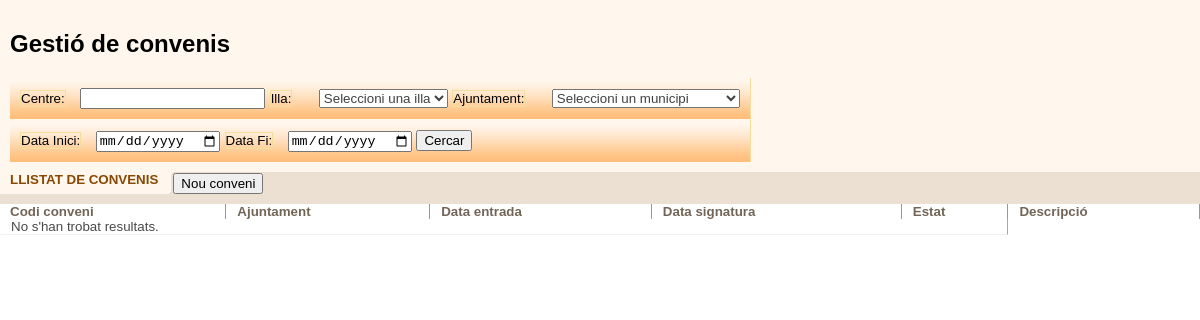
Before: /conveni/conveniListFiltro.php with the older database file.
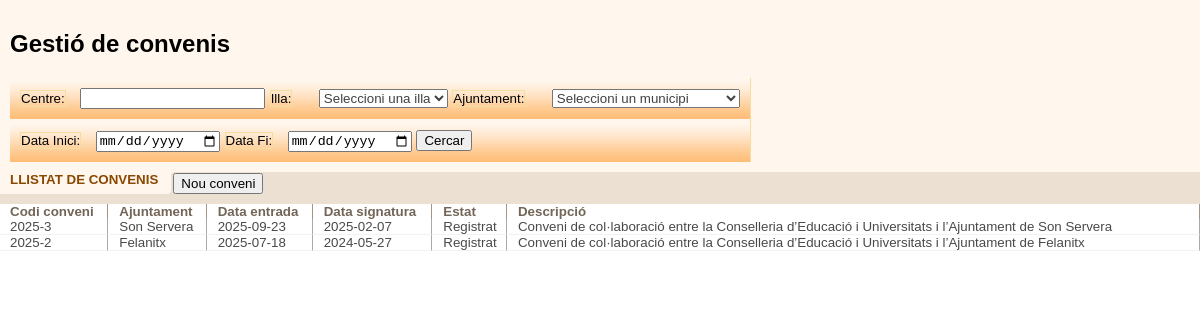
After: the same page with the newer database file.
### tables this page shows
CREATE TABLE `conveni` (
  `id` int(11) NOT NULL,
  `codi` varchar(50) DEFAULT NULL,
  `descripcio` varchar(255) NOT NULL,
  `ajuntament_id` int(11) NOT NULL,
  `estat_conveni_id` int(11) NOT NULL,
  `data_signatura` date DEFAULT NULL,
  `data_inici` date DEFAULT curdate(),
  `data_pagament` date DEFAULT NULL,
  `pressupost` decimal(12,2) DEFAULT NULL,
  `observacions` varchar(2000) NOT NULL
);

CREATE TABLE `municipi` (
  `id` int(11) NOT NULL,
  `nom` varchar(255) NOT NULL,
  `illa_id` int(11) NOT NULL
);

CREATE TABLE `estat_conveni` (
  `id` int(11) NOT NULL,
  `nom` varchar(100) NOT NULL
);

### conveni/conveniListFiltro.php (the view, shortened to what this page needs)
<!DOCTYPE html>
<?php
    include '../connectarBD.php';
    $centreFiltro = isset($_POST['centre_filtro'])? $_POST['centre_filtro']: '';
    $dataIniciFiltro = isset($_POST['data_inici_filtro'])? $_POST['data_inici_filtro']: '';
    $dataFiFiltro = isset($_POST['data_fi_filtro'])? $_POST['data_fi_filtro']: '';
    $sql = "SELECT
                conv.id,
                conv.codi,
                conv.descripcio,
                conv.pressupost,
                conv.estat_conveni_id,
                conv.data_inici,
                conv.data_pagament,
                conv.data_signatura,
                conv.ajuntament_id,
                i.nom AS nom_illa,
                m.nom AS nom_municipi,
                e.nom AS nom_estat
            FROM conveni conv
                JOIN municipi m ON conv.ajuntament_id = m.id
                JOIN illa i ON m.illa_id = i.id
                JOIN estat_conveni e ON conv.estat_conveni_id = e.id
            WHERE 1 = 1
            ";
$sql.= " ORDER BY conv.codi DESC;";
    $result_convenis = $connexio->query($sql);
?>
<html>
<head>
    <link rel="stylesheet" href="../css/estilos.css" type="text/css" />
</head>
<body class="contenido" onload="ocultarFondoPrincipal();">
    <div class="contenedorFiltro">
	    <h2>Gestió de convenis</h2>
        <form method="POST" action="conveniListFiltro.php">
            <table cellpadding="0" cellspacing="0" class="cajaFiltro">
                <tr>
                    <td class="contenedorCamposFiltro">
                        <div class="filtro">
                            <label for="centre_filtro" class="formularioFiltro">Centre:</label>
                            <input type="text" name="centre_filtro" value="<?= htmlspecialchars($centreFiltro) ?>">
                            <label for="illa_filtro" class="formularioFiltro">Illa:</label>
                            <select id="illa_filtro" name="illa_filtro" class="campoFicha_Blanca">
                                <option value="">Seleccioni una illa</option>
                            </select>
                            <label for="municipi_filtro" class="formularioFiltro">Ajuntament:</label>
                            <select id="municipi_filtro" name="municipi_filtro" class="campoFicha_Blanca">
                                <option value="">Seleccioni un municipi</option>
                            </select>
                        </div>
                    </td>
                </tr>
                <tr>
                    <td class="contenedorCamposFiltro">
                        <div class="filtro">
                            <label for="data_inici_filtro" class="formularioFiltro">Data Inici:</label>
                            <input type="date" name="data_inici_filtro" value="<?= htmlspecialchars($dataIniciFiltro) ?>">
                            <label for="data_fi_filtro" class="formularioFiltro">Data Fi:</label>
                            <input type="date" name="data_fi_filtro" value="<?= htmlspecialchars($dataFiFiltro) ?>">
                            <button type="submit" class="boton">Cercar</button>
                        </div>
				    </td>
			    </tr>
            </table>
        </form>
    </div>
    <ul class="botoneraListado">
        <li class="tituloListado">LLISTAT DE CONVENIS</li>
        <li class="fondoBotoneraListado">
            <input type="button" class="boton" value="Nou conveni" onclick="location.href='conveniForm.php';">
        </li>
    </ul>
    <div class="espacioMarronClaro"></div>
    <div id="cuerpo" class="scroll_total">
        <table class="listado" cellpadding="0" cellspacing="0" width="100%">
            <thead>
                <tr>
                    <th class="campoCabeceraListadoInicial">Codi conveni</th>
                    <th class="campoCabeceraListado">Ajuntament</th>
                    <th class="campoCabeceraListado">Data entrada</th>
                    <th class="campoCabeceraListado">Data signatura</th>
                    <th class="campoCabeceraListado">Estat</th>
                    <th class="campoCabeceraListado">Descripció</th>
                </tr>
            </thead>
            <tbody>
                <?php
                if ($result_convenis->num_rows > 0) {
                    while ($row = $result_convenis->fetch_assoc()) {
                        echo "<tr onclick=\"window.location.href='conveniForm.php?id=". $row["id"]. "'\">";
                        echo "<td class='campoListadoInicial'>". $row["codi"]. "</td>";
                        echo "<td class='campoListado'>". $row["nom_municipi"]. "</td>";
                        echo "<td class='campoListado'>". $row["data_inici"]. "</td>";
                        echo "<td class='campoListado'>". $row["data_signatura"]. "</td>";
                        echo "<td class='campoListado'>". $row["nom_estat"]. "</td>";
                        echo "<td class='campoListado'>". $row["descripcio"]. "</td>";
                        echo "</a></tr>";
                    }
                } else {
                    echo "<tr><td class='campoListado' colspan='5'>No s'han trobat resultats.</td></tr>";
                }
              ?>
            </tbody>
        </table>
    </div>
</body>
</html>

### css/estilos.css (style rules this page uses)
body.contenido { margin:0px; font-family:arial; background-color:transparent; }
.boton { font-size:10pt; margin:1px 0px 0px 0px; }
.espacioMarronClaro { background-color:#ece0d3; height:10px; width:100%; clear:both; }
.contenedorFiltro { background-color:#fff7ee; padding:10px; margin:0px; clear:both; }
.filtro { background:#FFF7EE url(../imagenes/fondoFiltro.gif) repeat-x bottom; border:1px solid #F4DE9F; border-top:0px; border-left:0px; padding:10px; border-bottom: 0px; margin: 0px; }
.cajaFiltro { clear:both; }
.contenedorCamposFiltro { background-color:#fff7ee; }
.botoneraListado { list-style:none; margin:0px; padding:0px; width:100%; height:22px; background-color:#ece0d3; }
.tituloListado { font-size:10pt; font-weight:bold; white-space:nowrap; color:#8a4700; padding:0px 15px 0px 10px; background:#FFF7EE url(../imagenes/remateRightTituloListado.gif) no-repeat right; float:left; height:22px; }
.fondoBotoneraListado { background-color:#ece0d3; float:left; height:22px; margin:0px auto; }
.listado { clear:both; background-color:#ffffff; margin:0px; padding:0px; }
.campoCabeceraListadoInicial { font-size:10pt; color:#726557; border-right:1px solid #A59585; padding:0px 0px 0px 10px; text-align:left; }
.campoCabeceraListado { font-size:10pt; color:#726557; border-right:1px solid #A59585; border-left:1px solid #ffffff; padding:0px 0px 0px 10px; text-align:left; }
.campoListadoInicial { font-size:10pt; color:#494949; border-right:1px solid #a9a9a9; border-bottom:1px solid #f2f2f2; padding:0px 0px 0px 10px; cursor:pointer; }
.campoListado { font-size:10pt; color:#494949; border-right:1px solid #a9a9a9; border-left:1px solid #ffffff; border-bottom:1px solid #f2f2f2; padding:0px 0px 0px 10px; cursor:pointer; }
.formularioFiltro { font-size:10pt; color:#000000; border:1px solid #F4DE9F; margin-right:10px; }
.campoFicha_Blanca { font-size:10pt; color:#424040; margin-left: 12px; }
.scroll_total { width:100%; }

Changed rows visible on the page:
added conveni: codi "2025-3", ajuntament.nom "Son Servera", data_inici "2025-09-23", data_signatura "2025-02-07", estat_conveni.nom "Registrat", descripcio "Conveni de col·laboració entre la Conselleria d’Educació i Universitats i l’Ajuntament de Son Servera"
added conveni: codi "2025-2", ajuntament.nom "Felanitx", data_inici "2025-07-18", data_signatura "2024-05-27", estat_conveni.nom "Registrat", descripcio "Conveni de col·laboració entre la Conselleria d’Educació i Universitats i l’Ajuntament de Felanitx"
Other visible differences:
text no longer shown: "No s'han trobat resultats."
